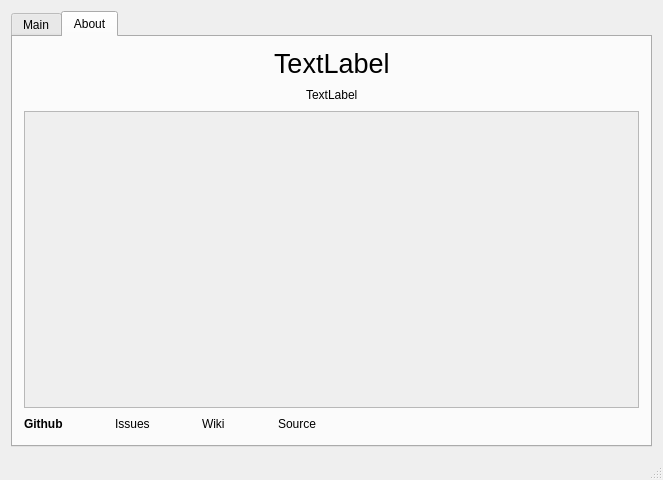
<?xml version="1.0" encoding="UTF-8"?>
<ui version="4.0">
 <class>MainWindow</class>
 <widget class="QMainWindow" name="MainWindow">
  <property name="geometry">
   <rect>
    <x>0</x>
    <y>0</y>
    <width>663</width>
    <height>480</height>
   </rect>
  </property>
  <property name="sizePolicy">
   <sizepolicy hsizetype="Maximum" vsizetype="Preferred">
    <horstretch>0</horstretch>
    <verstretch>0</verstretch>
   </sizepolicy>
  </property>
  <property name="minimumSize">
   <size>
    <width>640</width>
    <height>480</height>
   </size>
  </property>
  <property name="windowTitle">
   <string>MainWindow</string>
  </property>
  <widget class="QWidget" name="centralWidget">
   <property name="sizePolicy">
    <sizepolicy hsizetype="Expanding" vsizetype="Preferred">
     <horstretch>0</horstretch>
     <verstretch>0</verstretch>
    </sizepolicy>
   </property>
   <layout class="QGridLayout" name="gridLayout">
    <item row="0" column="0">
     <layout class="QVBoxLayout" name="verticalLayout">
      <item>
       <widget class="QTabWidget" name="tabWidget">
        <property name="currentIndex">
         <number>1</number>
        </property>
        <widget class="QWidget" name="tab">
         <attribute name="title">
          <string>Main</string>
         </attribute>
         <layout class="QGridLayout" name="gridLayout_2">
          <item row="0" column="0">
           <layout class="QVBoxLayout" name="verticalLayout_2">
            <item>
             <layout class="QHBoxLayout" name="horizontalLayout_4">
              <item>
               <widget class="QLabel" name="label">
                <property name="minimumSize">
                 <size>
                  <width>100</width>
                  <height>0</height>
                 </size>
                </property>
                <property name="text">
                 <string>Source</string>
                </property>
               </widget>
              </item>
              <item>
               <widget class="QLineEdit" name="le_sourceFolder"/>
              </item>
              <item>
               <widget class="QPushButton" name="bt_selectSource">
                <property name="minimumSize">
                 <size>
                  <width>100</width>
                  <height>0</height>
                 </size>
                </property>
                <property name="text">
                 <string>Select</string>
                </property>
               </widget>
              </item>
              <item>
               <widget class="QToolButton" name="tb_resetSource">
                <property name="text">
                 <string/>
                </property>
               </widget>
              </item>
             </layout>
            </item>
            <item>
             <layout class="QHBoxLayout" name="horizontalLayout_5">
              <item>
               <widget class="QLabel" name="label_2">
                <property name="minimumSize">
                 <size>
                  <width>100</width>
                  <height>0</height>
                 </size>
                </property>
                <property name="text">
                 <string>Target</string>
                </property>
               </widget>
              </item>
              <item>
               <widget class="QLineEdit" name="le_targetFolder"/>
              </item>
              <item>
               <widget class="QPushButton" name="bt_selectTarget">
                <property name="minimumSize">
                 <size>
                  <width>100</width>
                  <height>0</height>
                 </size>
                </property>
                <property name="text">
                 <string>Select</string>
                </property>
               </widget>
              </item>
              <item>
               <widget class="QToolButton" name="tb_resetTarget">
                <property name="text">
                 <string/>
                </property>
               </widget>
              </item>
             </layout>
            </item>
            <item>
             <layout class="QHBoxLayout" name="horizontalLayout_6">
              <item>
               <widget class="QTextEdit" name="textEdit">
                <property name="enabled">
                 <bool>true</bool>
                </property>
                <property name="acceptDrops">
                 <bool>false</bool>
                </property>
               </widget>
              </item>
             </layout>
            </item>
            <item>
             <layout class="QHBoxLayout" name="horizontalLayout_12">
              <item>
               <widget class="QRadioButton" name="rb_writeLog">
                <property name="text">
                 <string>RadioButton</string>
                </property>
               </widget>
              </item>
              <item>
               <widget class="QLabel" name="l_logDescription">
                <property name="text">
                 <string>TextLabel</string>
                </property>
               </widget>
              </item>
             </layout>
            </item>
            <item>
             <layout class="QHBoxLayout" name="horizontalLayout_7">
              <item>
               <spacer name="horizontalSpacer_2">
                <property name="orientation">
                 <enum>Qt::Horizontal</enum>
                </property>
                <property name="sizeHint" stdset="0">
                 <size>
                  <width>40</width>
                  <height>20</height>
                 </size>
                </property>
               </spacer>
              </item>
              <item>
               <widget class="QPushButton" name="bt_generateIndex">
                <property name="minimumSize">
                 <size>
                  <width>100</width>
                  <height>0</height>
                 </size>
                </property>
                <property name="text">
                 <string>Generate Index</string>
                </property>
               </widget>
              </item>
              <item>
               <spacer name="horizontalSpacer">
                <property name="orientation">
                 <enum>Qt::Horizontal</enum>
                </property>
                <property name="sizeHint" stdset="0">
                 <size>
                  <width>40</width>
                  <height>20</height>
                 </size>
                </property>
               </spacer>
              </item>
             </layout>
            </item>
           </layout>
          </item>
         </layout>
        </widget>
        <widget class="QWidget" name="tab_2">
         <attribute name="title">
          <string>About</string>
         </attribute>
         <layout class="QGridLayout" name="gridLayout_3">
          <item row="0" column="0">
           <layout class="QVBoxLayout" name="verticalLayout_3">
            <item>
             <layout class="QHBoxLayout" name="horizontalLayout">
              <item>
               <spacer name="horizontalSpacer_3">
                <property name="orientation">
                 <enum>Qt::Horizontal</enum>
                </property>
                <property name="sizeHint" stdset="0">
                 <size>
                  <width>40</width>
                  <height>20</height>
                 </size>
                </property>
               </spacer>
              </item>
              <item>
               <widget class="QLabel" name="l_appTitle">
                <property name="font">
                 <font>
                  <pointsize>20</pointsize>
                 </font>
                </property>
                <property name="text">
                 <string>TextLabel</string>
                </property>
               </widget>
              </item>
              <item>
               <spacer name="horizontalSpacer_4">
                <property name="orientation">
                 <enum>Qt::Horizontal</enum>
                </property>
                <property name="sizeHint" stdset="0">
                 <size>
                  <width>40</width>
                  <height>20</height>
                 </size>
                </property>
               </spacer>
              </item>
             </layout>
            </item>
            <item>
             <layout class="QHBoxLayout" name="horizontalLayout_3">
              <item>
               <spacer name="horizontalSpacer_5">
                <property name="orientation">
                 <enum>Qt::Horizontal</enum>
                </property>
                <property name="sizeHint" stdset="0">
                 <size>
                  <width>40</width>
                  <height>20</height>
                 </size>
                </property>
               </spacer>
              </item>
              <item>
               <widget class="QLabel" name="l_appVersion">
                <property name="text">
                 <string>TextLabel</string>
                </property>
               </widget>
              </item>
              <item>
               <spacer name="horizontalSpacer_6">
                <property name="orientation">
                 <enum>Qt::Horizontal</enum>
                </property>
                <property name="sizeHint" stdset="0">
                 <size>
                  <width>40</width>
                  <height>20</height>
                 </size>
                </property>
               </spacer>
              </item>
             </layout>
            </item>
            <item>
             <layout class="QHBoxLayout" name="horizontalLayout_2">
              <item>
               <widget class="QPlainTextEdit" name="pte_aboutText">
                <property name="enabled">
                 <bool>false</bool>
                </property>
               </widget>
              </item>
             </layout>
            </item>
            <item>
             <layout class="QHBoxLayout" name="horizontalLayout_8">
              <item>
               <widget class="QLabel" name="l_linkGithub">
                <property name="font">
                 <font>
                  <weight>75</weight>
                  <bold>true</bold>
                 </font>
                </property>
                <property name="text">
                 <string>Github</string>
                </property>
               </widget>
              </item>
              <item>
               <spacer name="horizontalSpacer_7">
                <property name="orientation">
                 <enum>Qt::Horizontal</enum>
                </property>
                <property name="sizeHint" stdset="0">
                 <size>
                  <width>40</width>
                  <height>20</height>
                 </size>
                </property>
               </spacer>
              </item>
              <item>
               <widget class="QLabel" name="l_linkIssues">
                <property name="text">
                 <string>Issues</string>
                </property>
               </widget>
              </item>
              <item>
               <spacer name="horizontalSpacer_8">
                <property name="orientation">
                 <enum>Qt::Horizontal</enum>
                </property>
                <property name="sizeHint" stdset="0">
                 <size>
                  <width>40</width>
                  <height>20</height>
                 </size>
                </property>
               </spacer>
              </item>
              <item>
               <widget class="QLabel" name="l_linkWiki">
                <property name="text">
                 <string>Wiki</string>
                </property>
               </widget>
              </item>
              <item>
               <spacer name="horizontalSpacer_9">
                <property name="orientation">
                 <enum>Qt::Horizontal</enum>
                </property>
                <property name="sizeHint" stdset="0">
                 <size>
                  <width>40</width>
                  <height>20</height>
                 </size>
                </property>
               </spacer>
              </item>
              <item>
               <widget class="QLabel" name="l_linkSource">
                <property name="text">
                 <string>Source</string>
                </property>
               </widget>
              </item>
              <item>
               <spacer name="horizontalSpacer_10">
                <property name="orientation">
                 <enum>Qt::Horizontal</enum>
                </property>
                <property name="sizeHint" stdset="0">
                 <size>
                  <width>40</width>
                  <height>20</height>
                 </size>
                </property>
               </spacer>
              </item>
              <item>
               <spacer name="horizontalSpacer_13">
                <property name="orientation">
                 <enum>Qt::Horizontal</enum>
                </property>
                <property name="sizeHint" stdset="0">
                 <size>
                  <width>40</width>
                  <height>20</height>
                 </size>
                </property>
               </spacer>
              </item>
              <item>
               <spacer name="horizontalSpacer_15">
                <property name="orientation">
                 <enum>Qt::Horizontal</enum>
                </property>
                <property name="sizeHint" stdset="0">
                 <size>
                  <width>40</width>
                  <height>20</height>
                 </size>
                </property>
               </spacer>
              </item>
              <item>
               <spacer name="horizontalSpacer_16">
                <property name="orientation">
                 <enum>Qt::Horizontal</enum>
                </property>
                <property name="sizeHint" stdset="0">
                 <size>
                  <width>40</width>
                  <height>20</height>
                 </size>
                </property>
               </spacer>
              </item>
              <item>
               <spacer name="horizontalSpacer_14">
                <property name="orientation">
                 <enum>Qt::Horizontal</enum>
                </property>
                <property name="sizeHint" stdset="0">
                 <size>
                  <width>40</width>
                  <height>20</height>
                 </size>
                </property>
               </spacer>
              </item>
              <item>
               <spacer name="horizontalSpacer_12">
                <property name="orientation">
                 <enum>Qt::Horizontal</enum>
                </property>
                <property name="sizeHint" stdset="0">
                 <size>
                  <width>40</width>
                  <height>20</height>
                 </size>
                </property>
               </spacer>
              </item>
              <item>
               <spacer name="horizontalSpacer_11">
                <property name="orientation">
                 <enum>Qt::Horizontal</enum>
                </property>
                <property name="sizeHint" stdset="0">
                 <size>
                  <width>40</width>
                  <height>20</height>
                 </size>
                </property>
               </spacer>
              </item>
             </layout>
            </item>
           </layout>
          </item>
         </layout>
        </widget>
       </widget>
      </item>
     </layout>
    </item>
   </layout>
  </widget>
  <widget class="QMenuBar" name="menuBar">
   <property name="geometry">
    <rect>
     <x>0</x>
     <y>0</y>
     <width>663</width>
     <height>27</height>
    </rect>
   </property>
  </widget>
  <widget class="QStatusBar" name="statusBar"/>
 </widget>
 <layoutdefault spacing="6" margin="11"/>
 <resources/>
 <connections/>
</ui>
